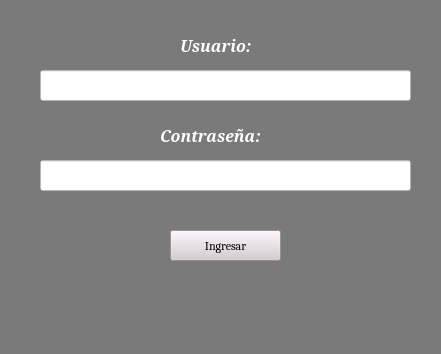
<?xml version="1.0" encoding="UTF-8"?>
<ui version="4.0">
 <class>MainWindow</class>
 <widget class="QMainWindow" name="MainWindow">
  <property name="geometry">
   <rect>
    <x>0</x>
    <y>0</y>
    <width>441</width>
    <height>354</height>
   </rect>
  </property>
  <property name="windowTitle">
   <string>MainWindow</string>
  </property>
  <property name="styleSheet">
   <string notr="true">background-color: rgb(122, 122, 122);
</string>
  </property>
  <widget class="QWidget" name="centralwidget">
   <widget class="QLabel" name="label">
    <property name="geometry">
     <rect>
      <x>180</x>
      <y>30</y>
      <width>81</width>
      <height>31</height>
     </rect>
    </property>
    <property name="font">
     <font>
      <family>Garamond</family>
      <pointsize>12</pointsize>
      <weight>75</weight>
      <italic>true</italic>
      <bold>true</bold>
     </font>
    </property>
    <property name="styleSheet">
     <string notr="true">color: rgb(255, 255, 255);</string>
    </property>
    <property name="text">
     <string>Usuario:</string>
    </property>
   </widget>
   <widget class="QLineEdit" name="usuario">
    <property name="geometry">
     <rect>
      <x>40</x>
      <y>70</y>
      <width>371</width>
      <height>31</height>
     </rect>
    </property>
    <property name="styleSheet">
     <string notr="true">background-color: rgb(255, 255, 255);</string>
    </property>
    <property name="text">
     <string/>
    </property>
   </widget>
   <widget class="QPushButton" name="boton_ingreso">
    <property name="geometry">
     <rect>
      <x>170</x>
      <y>230</y>
      <width>111</width>
      <height>31</height>
     </rect>
    </property>
    <property name="font">
     <font>
      <family>Cambria</family>
     </font>
    </property>
    <property name="styleSheet">
     <string notr="true">background-color: rgb(213, 203, 210);
color: rgb(0, 0, 0);</string>
    </property>
    <property name="text">
     <string>Ingresar</string>
    </property>
   </widget>
   <widget class="QLabel" name="label_2">
    <property name="geometry">
     <rect>
      <x>160</x>
      <y>120</y>
      <width>111</width>
      <height>31</height>
     </rect>
    </property>
    <property name="font">
     <font>
      <family>Garamond</family>
      <pointsize>12</pointsize>
      <weight>75</weight>
      <italic>true</italic>
      <bold>true</bold>
     </font>
    </property>
    <property name="styleSheet">
     <string notr="true">color: rgb(255, 255, 255);</string>
    </property>
    <property name="text">
     <string>Contraseña:</string>
    </property>
   </widget>
   <widget class="QLineEdit" name="clave">
    <property name="geometry">
     <rect>
      <x>40</x>
      <y>160</y>
      <width>371</width>
      <height>31</height>
     </rect>
    </property>
    <property name="styleSheet">
     <string notr="true">background-color: rgb(255, 255, 255);</string>
    </property>
    <property name="text">
     <string/>
    </property>
   </widget>
  </widget>
  <widget class="QMenuBar" name="menubar">
   <property name="geometry">
    <rect>
     <x>0</x>
     <y>0</y>
     <width>441</width>
     <height>26</height>
    </rect>
   </property>
  </widget>
  <widget class="QStatusBar" name="statusbar"/>
 </widget>
 <resources/>
 <connections/>
</ui>
